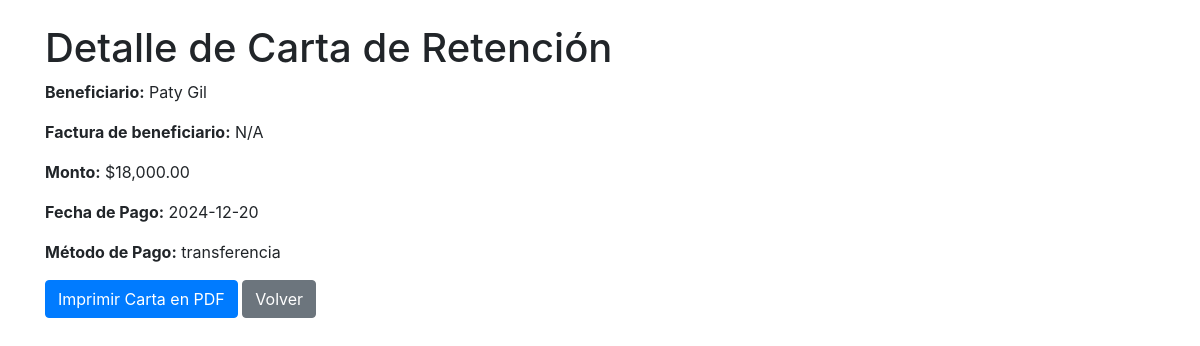
The page /ver_carta_retencion.php?id=17 on the database its author committed.
### tables this page shows
CREATE TABLE IF NOT EXISTS `pagos` (
  `id` int NOT NULL AUTO_INCREMENT,
  `factura_id` int NOT NULL,
  `monto` decimal(10,2) NOT NULL,
  `monto_real` decimal(10,2) NOT NULL,
  `fecha_pago` date NOT NULL,
  `metodo_pago` varchar(50) DEFAULT NULL,
  `a_quien_dirigida` varchar(255) NOT NULL,
  `beneficiario` varchar(255) NOT NULL,
  `cedula_beneficiario` varchar(20) NOT NULL,
  `concepto` varchar(255) NOT NULL,
  `condicion_comercial` enum('Persona Física','Simplificado','Informal') NOT NULL,
  `factura_beneficiario` varchar(255) DEFAULT NULL,
  PRIMARY KEY (`id`),
  KEY `factura_id` (`factura_id`),
  CONSTRAINT `pagos_ibfk_1` FOREIGN KEY (`factura_id`) REFERENCES `facturas` (`id`) ON DELETE CASCADE
);

### includes/database.php (called while the page is built, shortened)
<?php
class MySqli_DB {
    private $con;
    public function db_connect() {
        $this->con = mysqli_connect(DB_HOST, DB_USER, DB_PASS, DB_NAME);
    }
    public function prepare($sql) {
        return $this->con->prepare($sql);
    }
}
$db = new MySqli_DB();
?>

### ver_carta_retencion.php (the view, shortened to what this page needs)
<?php
require_once 'includes/load.php';
$id = (int)$_GET['id'];
$query = "
    SELECT p.*, f.numero_factura , p.factura_beneficiario
    FROM pagos p
    JOIN facturas f ON p.factura_id = f.id
    WHERE p.id = ?
";
$stmt = $db->prepare($query);
$stmt->bind_param("i", $id);
$stmt->execute();
$result = $stmt->get_result();
$pago = $result->fetch_assoc();
?>
<!DOCTYPE html>
<html lang="es">
<head>
    <link rel="stylesheet" href="https://maxcdn.bootstrapcdn.com/bootstrap/4.5.2/css/bootstrap.min.css">
</head>
<body>
<div class="container mt-4">
    <h1>Detalle de Carta de Retención</h1>
    <p><strong>Beneficiario:</strong> <?php echo htmlspecialchars($pago['beneficiario']); ?></p>
    <p><strong>Factura de beneficiario:</strong> <?php echo htmlspecialchars($pago['factura_beneficiario']); ?></p>
    <p><strong>Monto:</strong> $<?php echo number_format($pago['monto'], 2); ?></p>
    <p><strong>Fecha de Pago:</strong> <?php echo $pago['fecha_pago']; ?></p>
    <p><strong>Método de Pago:</strong> <?php echo htmlspecialchars($pago['metodo_pago']); ?></p>
    <a href="<?php
    if ($pago['condicion_comercial'] === 'Informal') {
        echo 'generar_carta_informal.php?id=' . $pago['id'];
    } elseif ($pago['condicion_comercial'] === 'Persona Física') {
        echo 'generar_carta_pdf.php?id=' . $pago['id'];
    } elseif ($pago['condicion_comercial'] === 'Simplificado') {
        echo 'generar_carta_pdf.php?id=' . $pago['id'];
    } else {
        echo 'generar_carta_default.php?id=' . $pago['id'];
    }
        ?>" class="btn btn-primary">Imprimir Carta en PDF</a>
    <a href="index_carta_retencion.php" class="btn btn-secondary">Volver</a>
</div>
</body>
</html>

### rows shown on the page
pagos: beneficiario "Paty Gil", factura_beneficiario "N/A", monto "18,000.00", fecha_pago "2024-12-20", metodo_pago "transferencia"
